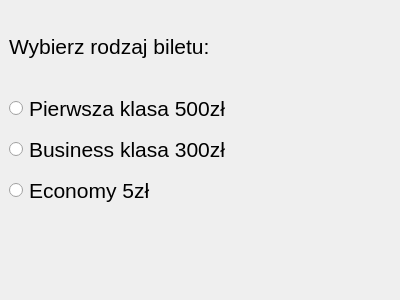
<?xml version="1.0" encoding="UTF-8"?>
<ui version="4.0">
 <class>Dialog</class>
 <widget class="QDialog" name="Dialog">
  <property name="geometry">
   <rect>
    <x>0</x>
    <y>0</y>
    <width>400</width>
    <height>300</height>
   </rect>
  </property>
  <property name="font">
   <font>
    <pointsize>16</pointsize>
   </font>
  </property>
  <property name="windowTitle">
   <string>Dialog</string>
  </property>
  <widget class="QWidget" name="verticalLayoutWidget">
   <property name="geometry">
    <rect>
     <x>9</x>
     <y>9</y>
     <width>381</width>
     <height>281</height>
    </rect>
   </property>
   <layout class="QVBoxLayout" name="verticalLayout">
    <property name="spacing">
     <number>10</number>
    </property>
    <item>
     <widget class="QLabel" name="label">
      <property name="text">
       <string>Wybierz rodzaj biletu:</string>
      </property>
     </widget>
    </item>
    <item>
     <widget class="QRadioButton" name="firstButton">
      <property name="text">
       <string>Pierwsza klasa 500zł</string>
      </property>
     </widget>
    </item>
    <item>
     <widget class="QRadioButton" name="businessButton">
      <property name="text">
       <string>Business klasa 300zł</string>
      </property>
     </widget>
    </item>
    <item>
     <widget class="QRadioButton" name="economyButton">
      <property name="text">
       <string>Economy 5zł</string>
      </property>
     </widget>
    </item>
    <item>
     <widget class="QLabel" name="label_2">
      <property name="text">
       <string/>
      </property>
     </widget>
    </item>
   </layout>
   <zorder>firstButton</zorder>
   <zorder>economyButton</zorder>
   <zorder>label</zorder>
   <zorder>label_2</zorder>
   <zorder>businessButton</zorder>
  </widget>
 </widget>
 <resources/>
 <connections/>
</ui>
